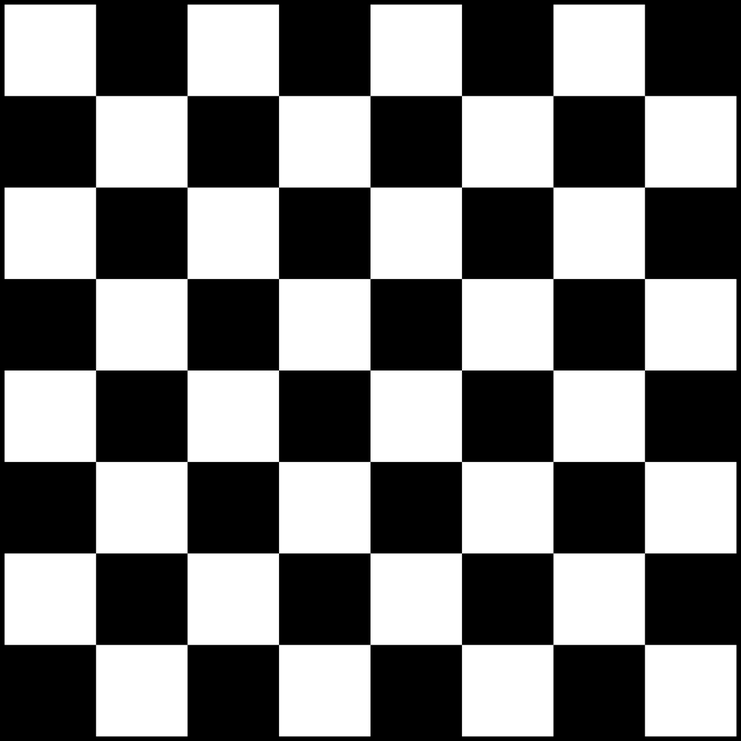
#> input picture images/CheckerBoard.png, 741 x 741 px, shrunk from 1200 x 1200 before the run
$ jupyter execute DFTBasicImages.ipynb
#> lines starting #> are read from the running program, lines starting #| are printed output that depends on the picture
# DFT Basic Images
**A. Display 8x8 basic images of DFT conversion.**

**B. Due to the preservation of the structure in the base images with higher dimensions, if DFT conversion is applied, which of the base images will have more weight for each of the following images?**

**C. Display Fourier transform of each of the above images in both size and phase as well as real and imaginary sections.**

### Part A

The following code snippet import required third-party libraries:
+ `cv2` for reading and utilizing image processing functions
+ `numpy` for calculating and considering images as numerical matrixes
+ `matplotlib.pyplot` for showing images in the output

[cell 1]
import cv2
import numpy as np
import matplotlib.pyplot as plt

In the following code snippet, we will calculate the transform matrix, then we will multiple each column of it with the transposed column to find basic images.

[cell 2]
N = 8
# Calculate transform matrix
F = np.zeros((N, N), dtype=np.complex)
for n in range(1, N + 1):
    for k in range(1, N + 1):
        F[n - 1, k - 1] = np.exp(-1j * 2 * (np.pi / N) * (n - 1) * (k - 1))
# Define zero matrix for result
A = np.zeros((N ** 2, N ** 2), dtype=np.complex)

# Multiple each column with transposed column to find basic images
for u in range(N):
    for v in range(N):
        i, j = u * 8, v * 8
        column_u = F[:, u]
        row_v = F[v, :]
        A[i : i + 8, j : j + 8] = np.outer(column_u, row_v)
# Show real part of image
plt.imshow(A.real, cmap="gray")
plt.title("Real Part of Basic Images")
plt.show()
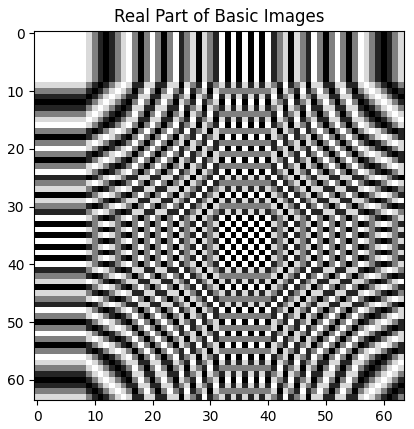
#> figure drawn by matplotlib, 1 panel

# Show imaginary part of image
plt.imshow(A.imag, cmap="gray")
plt.title("Imaginary Part of Basic Images")
plt.show()
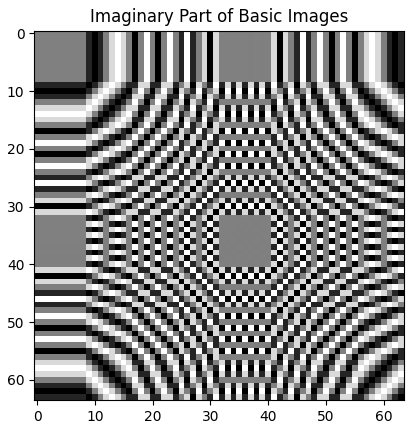
#> figure drawn by matplotlib, 1 panel

### Part B
We will load two images, calculate their Fourier transform, and shifted versions of them. Then we will display logarithm of their magnitude (We couldn't conclude any information of magnitude itself because the range of numbers is very large) and decide on their structure based on present basic images.

[cell 3]
# Load image
checker_board = cv2.imread("../../images/CheckerBoard.png", 0)
#> checker_board is the input picture: shape (741, 741); min 0, max 255, mean 124.4

# Use FFT
F = np.fft.fft2(checker_board)
F = np.fft.fftshift(F)

# Calculate logarithm of transformed image
log_F = np.log(1 + np.abs(F))
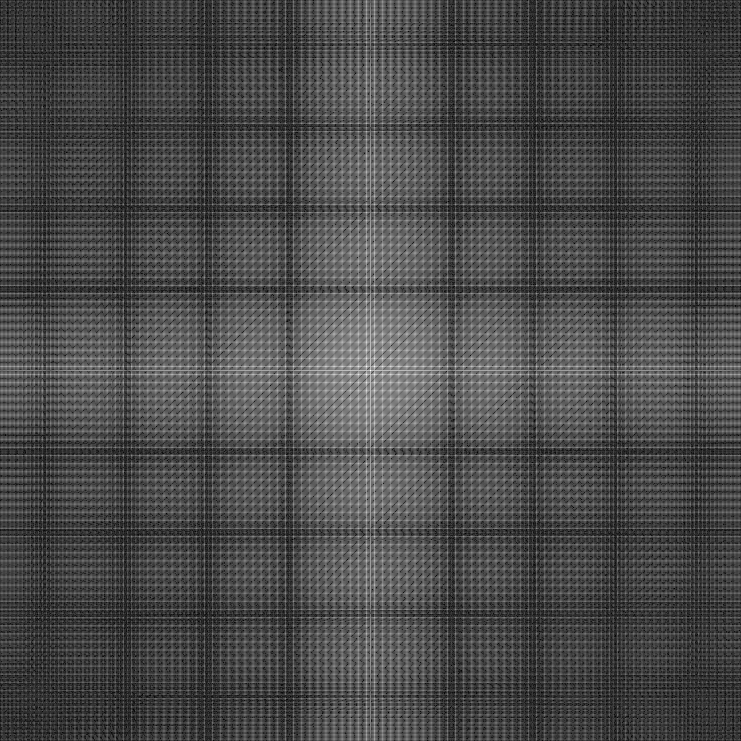
#> log_F: shape (741, 741) float64; min 0.165, max 18.04, mean 5.42; drawn with min black and max white

# Show image
plt.imshow(log_F.real, cmap="gray")
plt.title("Log of Real Part of Checkers Board")
plt.show()

# Load image
vertical = cv2.imread("../../images/vertical.png", 0)
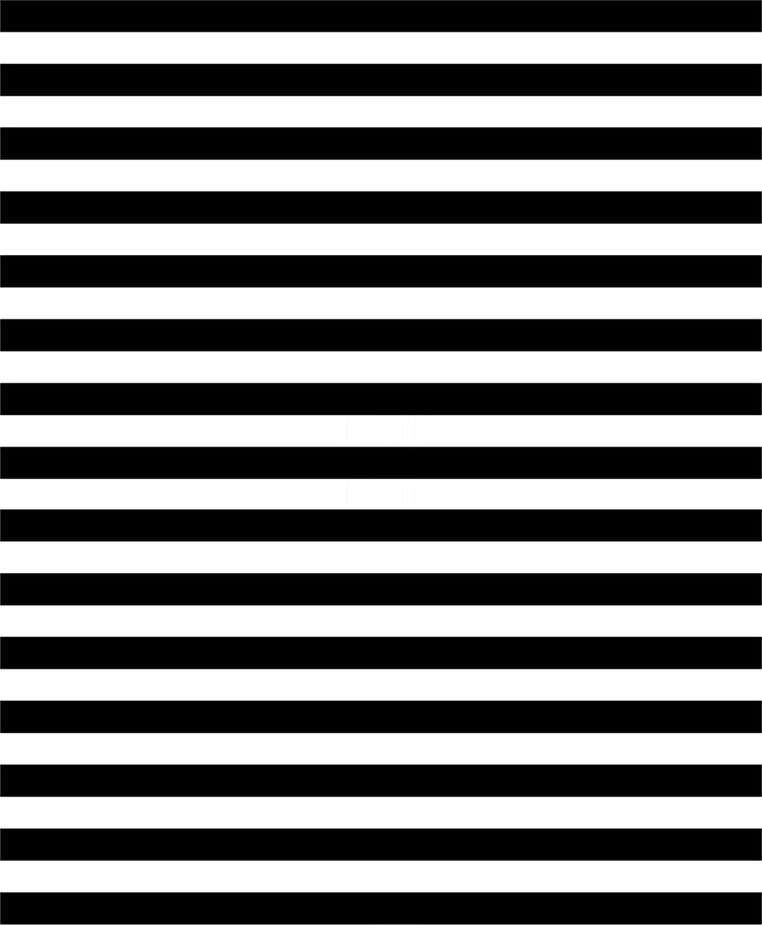
#> input picture images/Vertical.png, 762 x 926 px, shrunk from 1234 x 1500 before the run, found by its file name
#> vertical is the input picture: shape (926, 762); min 0, max 255, mean 122.1

# Use FFT
F = np.fft.fft2(vertical)
F = np.fft.fftshift(F)
# Calculate lograithm of transformed image
log_F = np.log(1 + np.abs(F))
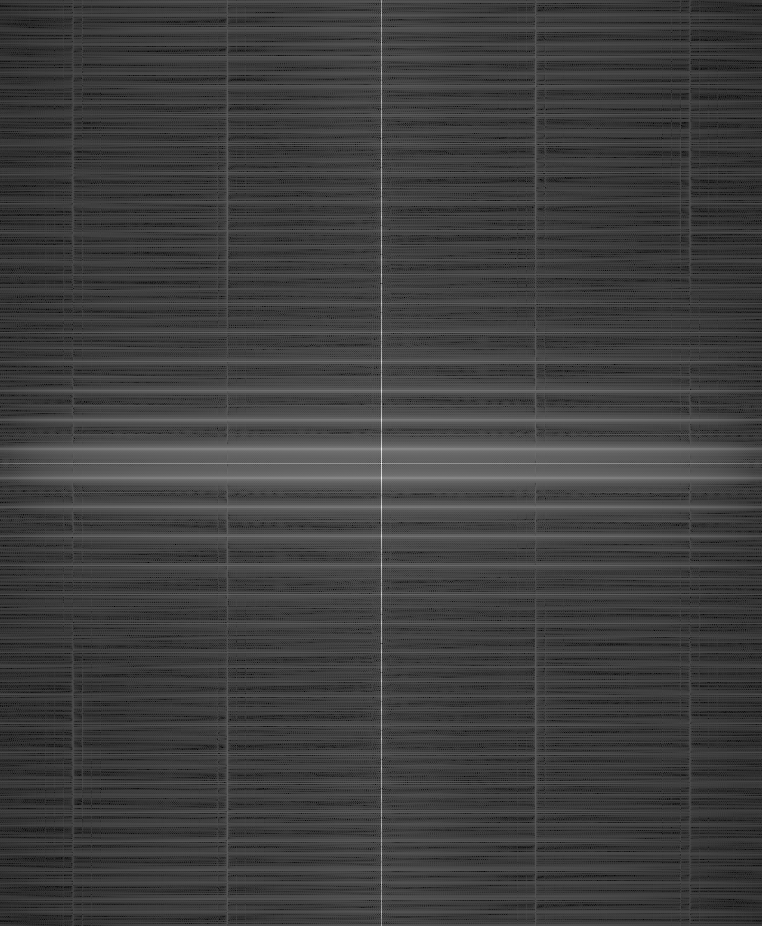
#> log_F: shape (926, 762) float64; min 0.273, max 18.27, mean 4.75; drawn with min black and max white

# Show image
plt.imshow(log_F.real, cmap="gray")
plt.title("Log of Real Part of Vertical")
plt.show()

As we can see in the first image, it has both vertical and horizontal structures, so the transformed version involves the first columns and rows and corresponding basic images. (central rows and columns in shifted version).

In the second image, we only have a vertical structure so the transformed image only has first rows and rows and corresponding basic images. (central row in the shifted version).

### Part C
In the following lines, we will calculate Fourier transform and show real and imaginary parts. Then we will calculate phase using `np.arctan2()` function. Finally, we will show the logarithm of magnitude.

[cell 4]
# Calculate transformed image
F = np.fft.fft2(checker_board)

# Calculate phase
phase = np.arctan2(F.imag, F.real)
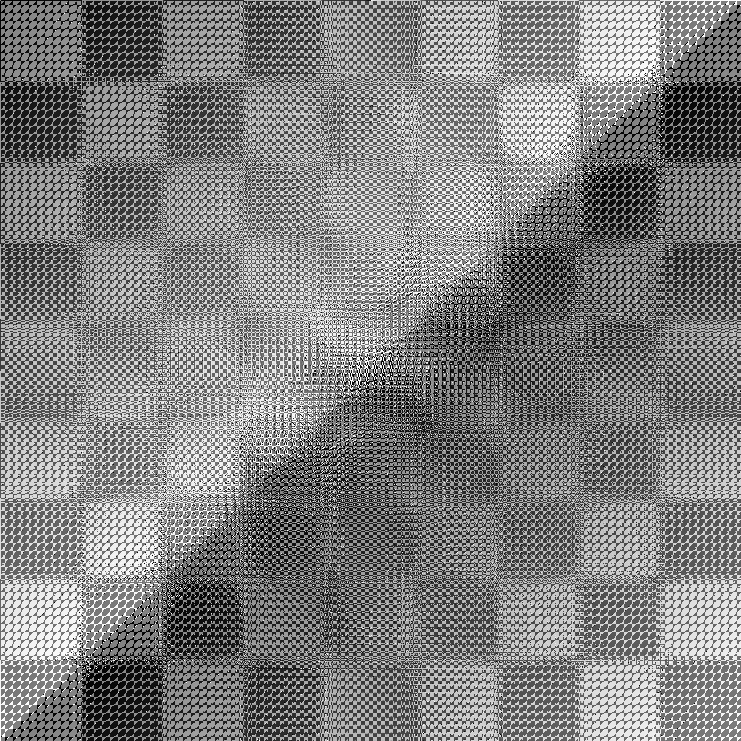
#> phase: shape (741, 741) float64; min -3.14, max 3.14, mean -6.44e-17; drawn with min black and max white

# Show different versions of image
f, subplt = plt.subplots(1, 4, figsize=(16, 12))
subplt[0].imshow(F.real, cmap="gray")
subplt[0].set_title("Real Components")
subplt[1].imshow(F.imag, cmap="gray")
subplt[1].set_title("Imaginary Components")
subplt[2].imshow(phase, cmap="gray")
subplt[2].set_title("Phase")
subplt[3].imshow(np.log(1 + np.abs(F)), cmap="gray")
subplt[3].set_title("Log of Magnitude")
plt.show()
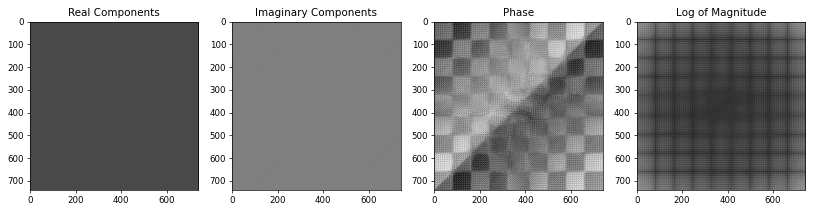
#> figure drawn by matplotlib, 4 panels

# Calculate transformed image
F = np.fft.fft2(vertical)

# Calculate phase
phase = np.arctan2(F.imag, F.real)
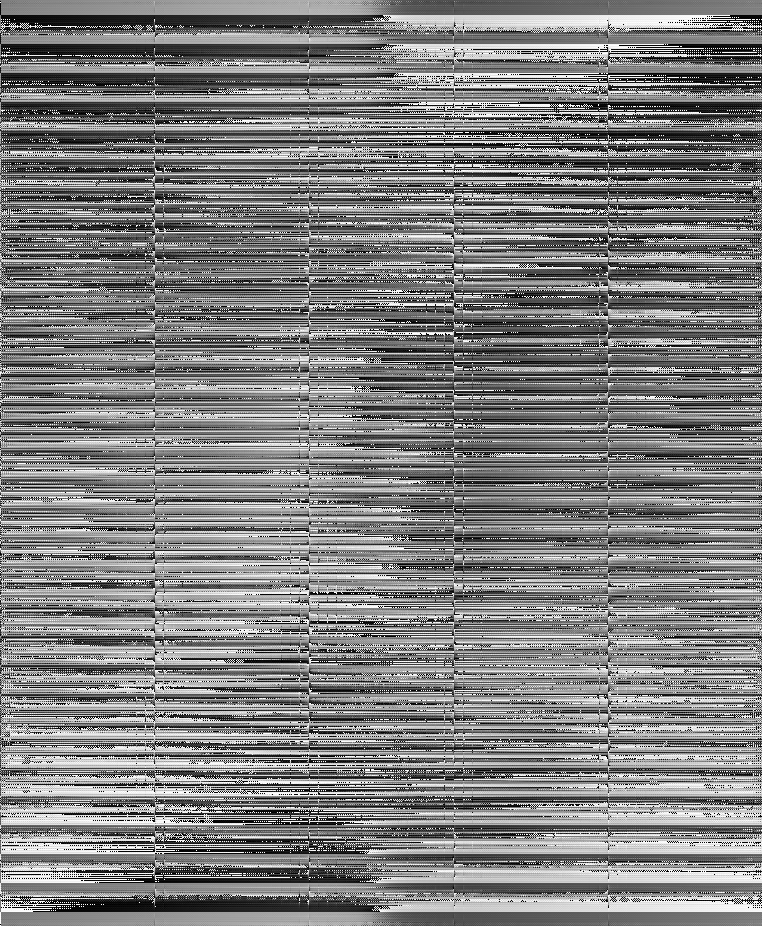
#> phase: shape (926, 762) float64; min -3.14, max 3.14, mean 6.79e-16; drawn with min black and max white

# Show different versions of image
f, subplt = plt.subplots(1, 4, figsize=(16, 12))
subplt[0].imshow(F.real, cmap="gray")
subplt[0].set_title("Real Components")
subplt[1].imshow(F.imag, cmap="gray")
subplt[1].set_title("Imaginary Components")
subplt[2].imshow(phase, cmap="gray")
subplt[2].set_title("Phase")
subplt[3].imshow(np.log(1 + np.abs(F)), cmap="gray")
subplt[3].set_title("Log of Magnitude")
plt.show()
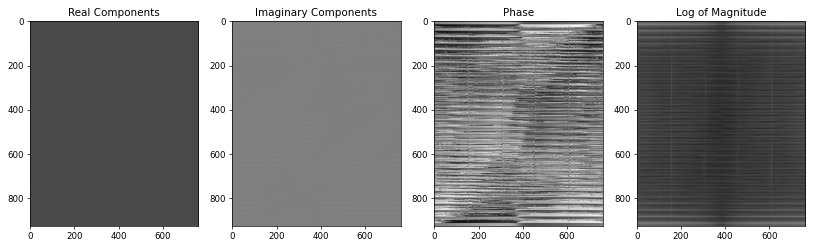
#> figure drawn by matplotlib, 4 panels
